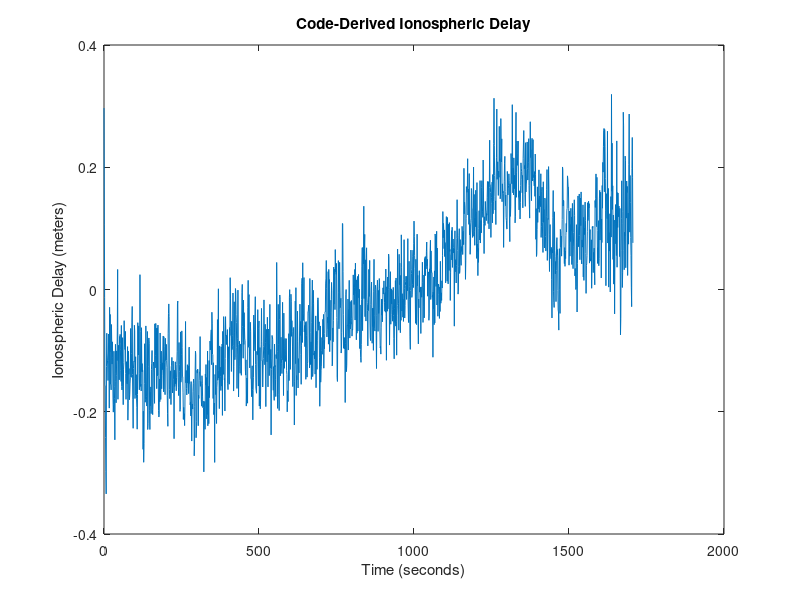

Source code (MATLAB):
clear all;
close all;
clc;

load("channel.mat")
M= channel';  % transpose to get in column
iidum = find(M(:,14)==7 & M(:,10) == 1);
txid07 = M(iidum,:);

% Extract L1 and L2 data
jjdum=find(txid07(:,13) ==0);
kkdum=find(txid07(:,13) == 2);
L1=txid07(jjdum,:);
L2=txid07(kkdum,:);

% Match L1 and L2 that were taken simultaneously and extract their
% pseudoranges and Carrier to Noise ratio
p  = []; % Initiate Pseudorange container
cn = []; % Initiate Carrier to Noise Ratio container
for i= 1:length(L1)
    idx = find( L2(:,2) == L1(i,2));
    if ~isempty(idx)
        p  = [p;L1(i,8), L2(idx,8)];
        cn = [cn;L1(i,9), L2(idx,9)];
    end
end




%%
f_L1 = 1575.42 * 10^6; % Hz
f_L2 = 1227.6 * 10^6; % Hz

% Code Derived Ionospheric Delay
I_L1_p = f_L2^2/(f_L1^2-f_L2^2)*(p(:,2)-p(:,1));
p_IF = f_L1^2*p(:,1)/(f_L1^2-f_L2^2)-f_L2^2*p(:,2)/(f_L1^2-f_L2^2);

% Carrier Derived Ionospheric Delay
I_L1_cn = f_L2^2/(f_L1^2-f_L2^2)*(cn(:,1)-cn(:,2));
%% Plot

t= L2(:,2)-L2(1,2);% Create Time vecotr based on measurements from channel.mat
plot(t,I_L1_p,t,I_L1_cn);
plot(t,I_L1_cn);
hold on,


title('Code-Derived Ionospheric Delay');
xlabel('Time (seconds)');
ylabel('Ionospheric Delay (meters)');

